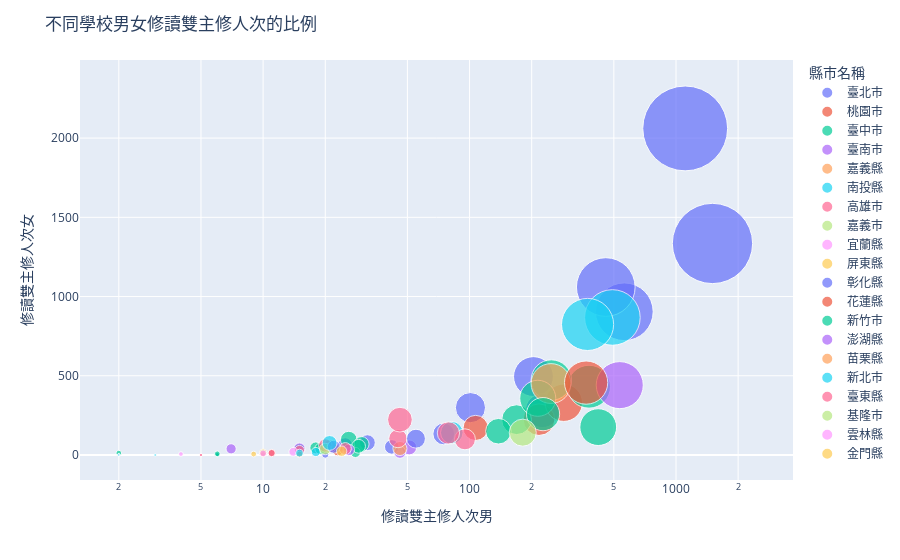

The code cell stored with this chart in its notebook:
### Code cell
#看不出東西(每所學校人數不同，不能直接看男女人數)
fig = px.scatter(collegeyearsex.query("學年度==110"), x="修讀雙主修人次男", y="修讀雙主修人次女",
	         size="修讀雙主修人次小計", color="縣市名稱",
                 hover_name="學校名稱", log_x=True, size_max=60)
fig.update_layout(title='不同學校男女修讀雙主修人次的比例')
fig.show()

### Figure 1 — Plotly figure (JSON) as saved in the notebook; plotly's stock layout.template omitted (floating-point values rounded to 4 significant figures)
{"data": [{"hovertemplate": "<b>%{hovertext}</b><br><br>縣市名稱=臺北市<br>修讀雙主修人次男=%{x}<br>修讀雙主修人次女=%{y}<br>修讀雙主修人次小計=%{marker.size}<extra></extra>", "hovertext": ["世新大學", "中國文化大學", "國立政治大學", "國立臺北商業大學", "國立臺北教育大學", "國立臺北科技大學", "國立臺北藝術大學", "國立臺北護理健康大學", "國立臺灣大學", "國立臺灣師範大學", "國立臺灣戲曲學院", "國立臺灣科技大學", "大同大學", "實踐大學", "東吳大學", "臺北市立大學", "臺北醫學大學", "銘傳大學"], "legendgroup": "臺北市", "marker": {"color": "#636efa", "size": [400, 699, 3169, 23, 93, 22, 6, 10, 2837, 1466, 4, 505, 5, 14, 1517, 208, 89, 110], "sizemode": "area", "sizeref": 0.8803, "symbol": "circle"}, "mode": "markers", "name": "臺北市", "orientation": "v", "showlegend": true, "type": "scatter", "x": [101, 204, 1108, 10, 42, 20, 0, 6, 1502, 562, 0, 225, 0, 0, 457, 75, 25, 32], "xaxis": "x", "y": [299, 495, 2061, 13, 51, 2, 6, 4, 1335, 904, 4, 280, 5, 14, 1060, 133, 64, 78], "yaxis": "y"}, {"hovertemplate": "<b>%{hovertext}</b><br><br>縣市名稱=桃園市<br>修讀雙主修人次男=%{x}<br>修讀雙主修人次女=%{y}<br>修讀雙主修人次小計=%{marker.size}<extra></extra>", "hovertext": ["中原大學", "元智大學", "國立中央大學", "國立體育大學", "長庚大學", "開南大學", "龍華科技大學"], "legendgroup": "桃園市", "marker": {"color": "#EF553B", "size": [278, 52, 440, 3, 616, 24, 14], "sizemode": "area", "sizeref": 0.8803, "symbol": "circle"}, "mode": "markers", "name": "桃園市", "orientation": "v", "showlegend": true, "type": "scatter", "x": [107, 23, 217, 2, 286, 11, 10], "xaxis": "x", "y": [171, 29, 223, 1, 330, 13, 4], "yaxis": "y"}, {"hovertemplate": "<b>%{hovertext}</b><br><br>縣市名稱=臺中市<br>修讀雙主修人次男=%{x}<br>修讀雙主修人次女=%{y}<br>修讀雙主修人次小計=%{marker.size}<extra></extra>", "hovertext": ["中國醫藥大學", "中山醫學大學", "中臺科技大學", "亞洲大學", "僑光科技大學", "國立中興大學", "國立勤益科技大學", "國立臺中教育大學", "國立臺中科技大學", "國立臺灣體育運動大學", "嶺東科技大學", "弘光科技大學", "朝陽科技大學", "東海大學", "逢甲大學", "靜宜大學"], "legendgroup": "臺中市", "marker": {"color": "#00cc96", "size": [810, 123, 5, 99, 8, 392, 44, 63, 14, 3, 84, 59, 52, 722, 288, 572], "sizemode": "area", "sizeref": 0.8803, "symbol": "circle"}, "mode": "markers", "name": "臺中市", "orientation": "v", "showlegend": true, "type": "scatter", "x": [379, 26, 0, 30, 6, 169, 28, 18, 2, 0, 29, 19, 15, 249, 138, 214], "xaxis": "x", "y": [431, 97, 5, 69, 2, 223, 16, 45, 12, 3, 55, 40, 37, 473, 150, 358], "yaxis": "y"}, {"hovertemplate": "<b>%{hovertext}</b><br><br>縣市名稱=臺南市<br>修讀雙主修人次男=%{x}<br>修讀雙主修人次女=%{y}<br>修讀雙主修人次小計=%{marker.size}<extra></extra>", "hovertext": ["中華醫事科技大學", "國立成功大學", "國立臺南大學", "崑山科技大學", "遠東科技大學", "長榮大學"], "legendgroup": "臺南市", "marker": {"color": "#ab63fa", "size": [46, 975, 56, 99, 63, 58], "sizemode": "area", "sizeref": 0.8803, "symbol": "circle"}, "mode": "markers", "name": "臺南市", "orientation": "v", "showlegend": true, "type": "scatter", "x": [7, 534, 15, 51, 46, 26], "xaxis": "x", "y": [39, 441, 41, 48, 17, 32], "yaxis": "y"}, {"hovertemplate": "<b>%{hovertext}</b><br><br>縣市名稱=嘉義縣<br>修讀雙主修人次男=%{x}<br>修讀雙主修人次女=%{y}<br>修讀雙主修人次小計=%{marker.size}<extra></extra>", "hovertext": ["南華大學", "吳鳳科技大學", "國立中正大學"], "legendgroup": "嘉義縣", "marker": {"color": "#FFA15A", "size": [87, 2, 699], "sizemode": "area", "sizeref": 0.8803, "symbol": "circle"}, "mode": "markers", "name": "嘉義縣", "orientation": "v", "showlegend": true, "type": "scatter", "x": [46, 2, 248], "xaxis": "x", "y": [41, 0, 451], "yaxis": "y"}, {"hovertemplate": "<b>%{hovertext}</b><br><br>縣市名稱=南投縣<br>修讀雙主修人次男=%{x}<br>修讀雙主修人次女=%{y}<br>修讀雙主修人次小計=%{marker.size}<extra></extra>", "hovertext": ["南開科技大學", "國立暨南國際大學"], "legendgroup": "南投縣", "marker": {"color": "#19d3f3", "size": [37, 223], "sizemode": "area", "sizeref": 0.8803, "symbol": "circle"}, "mode": "markers", "name": "南投縣", "orientation": "v", "showlegend": true, "type": "scatter", "x": [18, 82], "xaxis": "x", "y": [19, 141], "yaxis": "y"}, {"hovertemplate": "<b>%{hovertext}</b><br><br>縣市名稱=高雄市<br>修讀雙主修人次男=%{x}<br>修讀雙主修人次女=%{y}<br>修讀雙主修人次小計=%{marker.size}<extra></extra>", "hovertext": ["國立中山大學", "國立高雄大學", "國立高雄師範大學", "國立高雄科技大學", "國立高雄餐旅大學", "樹德科技大學", "義守大學", "輔英科技大學", "高苑科技大學", "高雄醫學大學"], "legendgroup": "高雄市", "marker": {"color": "#FF6692", "size": [194, 44, 149, 218, 5, 76, 65, 269, 2, 80], "sizemode": "area", "sizeref": 0.8803, "symbol": "circle"}, "mode": "markers", "name": "高雄市", "orientation": "v", "showlegend": true, "type": "scatter", "x": [95, 15, 45, 79, 5, 21, 25, 46, 2, 20], "xaxis": "x", "y": [99, 29, 104, 139, 0, 55, 40, 223, 0, 60], "yaxis": "y"}, {"hovertemplate": "<b>%{hovertext}</b><br><br>縣市名稱=嘉義市<br>修讀雙主修人次男=%{x}<br>修讀雙主修人次女=%{y}<br>修讀雙主修人次小計=%{marker.size}<extra></extra>", "hovertext": ["國立嘉義大學"], "legendgroup": "嘉義市", "marker": {"color": "#B6E880", "size": [58], "sizemode": "area", "sizeref": 0.8803, "symbol": "circle"}, "mode": "markers", "name": "嘉義市", "orientation": "v", "showlegend": true, "type": "scatter", "x": [20], "xaxis": "x", "y": [38], "yaxis": "y"}, {"hovertemplate": "<b>%{hovertext}</b><br><br>縣市名稱=宜蘭縣<br>修讀雙主修人次男=%{x}<br>修讀雙主修人次女=%{y}<br>修讀雙主修人次小計=%{marker.size}<extra></extra>", "hovertext": ["國立宜蘭大學"], "legendgroup": "宜蘭縣", "marker": {"color": "#FF97FF", "size": [34], "sizemode": "area", "sizeref": 0.8803, "symbol": "circle"}, "mode": "markers", "name": "宜蘭縣", "orientation": "v", "showlegend": true, "type": "scatter", "x": [14], "xaxis": "x", "y": [20], "yaxis": "y"}, {"hovertemplate": "<b>%{hovertext}</b><br><br>縣市名稱=屏東縣<br>修讀雙主修人次男=%{x}<br>修讀雙主修人次女=%{y}<br>修讀雙主修人次小計=%{marker.size}<extra></extra>", "hovertext": ["國立屏東大學", "國立屏東科技大學"], "legendgroup": "屏東縣", "marker": {"color": "#FECB52", "size": [25, 15], "sizemode": "area", "sizeref": 0.8803, "symbol": "circle"}, "mode": "markers", "name": "屏東縣", "orientation": "v", "showlegend": true, "type": "scatter", "x": [10, 9], "xaxis": "x", "y": [15, 6], "yaxis": "y"}, {"hovertemplate": "<b>%{hovertext}</b><br><br>縣市名稱=彰化縣<br>修讀雙主修人次男=%{x}<br>修讀雙主修人次女=%{y}<br>修讀雙主修人次小計=%{marker.size}<extra></extra>", "hovertext": ["國立彰化師範大學", "大葉大學"], "legendgroup": "彰化縣", "marker": {"color": "#636efa", "size": [158, 74], "sizemode": "area", "sizeref": 0.8803, "symbol": "circle"}, "mode": "markers", "name": "彰化縣", "orientation": "v", "showlegend": true, "type": "scatter", "x": [55, 22], "xaxis": "x", "y": [103, 52], "yaxis": "y"}, {"hovertemplate": "<b>%{hovertext}</b><br><br>縣市名稱=花蓮縣<br>修讀雙主修人次男=%{x}<br>修讀雙主修人次女=%{y}<br>修讀雙主修人次小計=%{marker.size}<extra></extra>", "hovertext": ["國立東華大學"], "legendgroup": "花蓮縣", "marker": {"color": "#EF553B", "size": [824], "sizemode": "area", "sizeref": 0.8803, "symbol": "circle"}, "mode": "markers", "name": "花蓮縣", "orientation": "v", "showlegend": true, "type": "scatter", "x": [367], "xaxis": "x", "y": [457], "yaxis": "y"}, {"hovertemplate": "<b>%{hovertext}</b><br><br>縣市名稱=新竹市<br>修讀雙主修人次男=%{x}<br>修讀雙主修人次女=%{y}<br>修讀雙主修人次小計=%{marker.size}<extra></extra>", "hovertext": ["國立清華大學", "國立陽明交通大學", "玄奘大學"], "legendgroup": "新竹市", "marker": {"color": "#00cc96", "size": [485, 596, 14], "sizemode": "area", "sizeref": 0.8803, "symbol": "circle"}, "mode": "markers", "name": "新竹市", "orientation": "v", "showlegend": true, "type": "scatter", "x": [227, 420, 6], "xaxis": "x", "y": [258, 176, 8], "yaxis": "y"}, {"hovertemplate": "<b>%{hovertext}</b><br><br>縣市名稱=澎湖縣<br>修讀雙主修人次男=%{x}<br>修讀雙主修人次女=%{y}<br>修讀雙主修人次小計=%{marker.size}<extra></extra>", "hovertext": ["國立澎湖科技大學"], "legendgroup": "澎湖縣", "marker": {"color": "#ab63fa", "size": [2], "sizemode": "area", "sizeref": 0.8803, "symbol": "circle"}, "mode": "markers", "name": "澎湖縣", "orientation": "v", "showlegend": true, "type": "scatter", "x": [2], "xaxis": "x", "y": [0], "yaxis": "y"}, {"hovertemplate": "<b>%{hovertext}</b><br><br>縣市名稱=苗栗縣<br>修讀雙主修人次男=%{x}<br>修讀雙主修人次女=%{y}<br>修讀雙主修人次小計=%{marker.size}<extra></extra>", "hovertext": ["國立聯合大學"], "legendgroup": "苗栗縣", "marker": {"color": "#FFA15A", "size": [19], "sizemode": "area", "sizeref": 0.8803, "symbol": "circle"}, "mode": "markers", "name": "苗栗縣", "orientation": "v", "showlegend": true, "type": "scatter", "x": [15], "xaxis": "x", "y": [4], "yaxis": "y"}, {"hovertemplate": "<b>%{hovertext}</b><br><br>縣市名稱=新北市<br>修讀雙主修人次男=%{x}<br>修讀雙主修人次女=%{y}<br>修讀雙主修人次小計=%{marker.size}<extra></extra>", "hovertext": ["國立臺北大學", "國立臺灣藝術大學", "景文科技大學", "真理大學", "聖約翰科技大學", "華梵大學", "輔仁大學"], "legendgroup": "新北市", "marker": {"color": "#19d3f3", "size": [1360, 97, 27, 3, 3, 2, 1197], "sizemode": "area", "sizeref": 0.8803, "symbol": "circle"}, "mode": "markers", "name": "新北市", "orientation": "v", "showlegend": true, "type": "scatter", "x": [492, 21, 15, 3, 2, 2, 373], "xaxis": "x", "y": [868, 76, 12, 0, 1, 0, 824], "yaxis": "y"}, {"hovertemplate": "<b>%{hovertext}</b><br><br>縣市名稱=臺東縣<br>修讀雙主修人次男=%{x}<br>修讀雙主修人次女=%{y}<br>修讀雙主修人次小計=%{marker.size}<extra></extra>", "hovertext": ["國立臺東大學"], "legendgroup": "臺東縣", "marker": {"color": "#FF6692", "size": [23], "sizemode": "area", "sizeref": 0.8803, "symbol": "circle"}, "mode": "markers", "name": "臺東縣", "orientation": "v", "showlegend": true, "type": "scatter", "x": [11], "xaxis": "x", "y": [12], "yaxis": "y"}, {"hovertemplate": "<b>%{hovertext}</b><br><br>縣市名稱=基隆市<br>修讀雙主修人次男=%{x}<br>修讀雙主修人次女=%{y}<br>修讀雙主修人次小計=%{marker.size}<extra></extra>", "hovertext": ["國立臺灣海洋大學"], "legendgroup": "基隆市", "marker": {"color": "#B6E880", "size": [322], "sizemode": "area", "sizeref": 0.8803, "symbol": "circle"}, "mode": "markers", "name": "基隆市", "orientation": "v", "showlegend": true, "type": "scatter", "x": [181], "xaxis": "x", "y": [141], "yaxis": "y"}, {"hovertemplate": "<b>%{hovertext}</b><br><br>縣市名稱=雲林縣<br>修讀雙主修人次男=%{x}<br>修讀雙主修人次女=%{y}<br>修讀雙主修人次小計=%{marker.size}<extra></extra>", "hovertext": ["國立虎尾科技大學", "國立雲林科技大學"], "legendgroup": "雲林縣", "marker": {"color": "#FF97FF", "size": [20, 10], "sizemode": "area", "sizeref": 0.8803, "symbol": "circle"}, "mode": "markers", "name": "雲林縣", "orientation": "v", "showlegend": true, "type": "scatter", "x": [10, 4], "xaxis": "x", "y": [10, 6], "yaxis": "y"}, {"hovertemplate": "<b>%{hovertext}</b><br><br>縣市名稱=金門縣<br>修讀雙主修人次男=%{x}<br>修讀雙主修人次女=%{y}<br>修讀雙主修人次小計=%{marker.size}<extra></extra>", "hovertext": ["國立金門大學"], "legendgroup": "金門縣", "marker": {"color": "#FECB52", "size": [48], "sizemode": "area", "sizeref": 0.8803, "symbol": "circle"}, "mode": "markers", "name": "金門縣", "orientation": "v", "showlegend": true, "type": "scatter", "x": [24], "xaxis": "x", "y": [24], "yaxis": "y"}], "layout": {"legend": {"itemsizing": "constant", "title": {"text": "縣市名稱"}, "tracegroupgap": 0}, "margin": {"t": 60}, "title": {"text": "不同學校男女修讀雙主修人次的比例"}, "xaxis": {"anchor": "y", "domain": [0, 1], "title": {"text": "修讀雙主修人次男"}, "type": "log"}, "yaxis": {"anchor": "x", "domain": [0, 1], "title": {"text": "修讀雙主修人次女"}}}}
